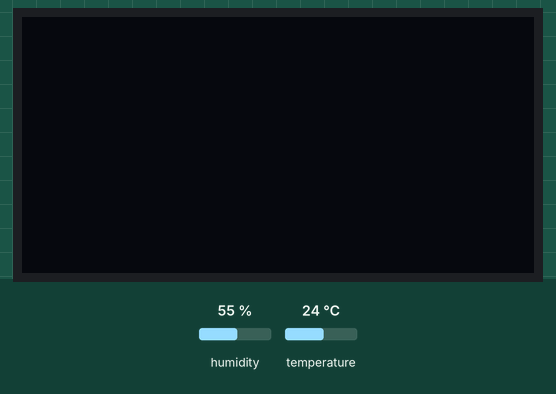
A program run on a simulated MicroPython board. Parts: 128×64 one-colour display. The test bench sets the inputs (shaded band); at power-on: humidity 55 %, temperature 24 °C. The OLED is the two-colour kind (top 16 rows yellow); what the program prints to the serial console is not drawn.

Above: at 1.2 s.
1.3 s: humidity set to 22 %
At 6.8 s:
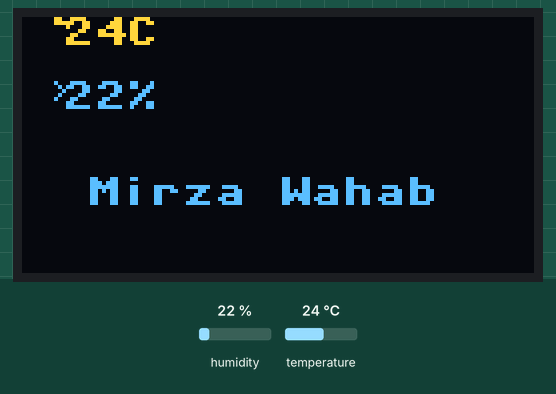
7.6 s: temperature set to 12 °C
At 11.6 s:
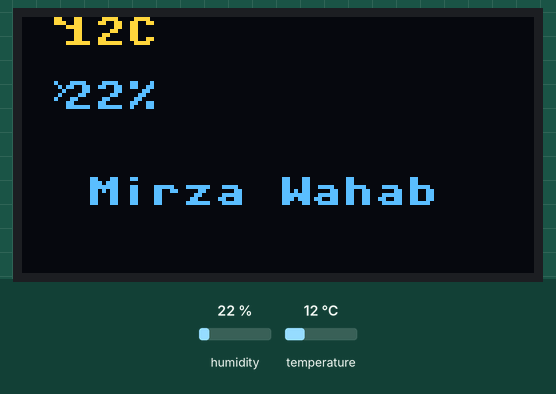
12.6 s: humidity set to 40 %
At 18.7 s:
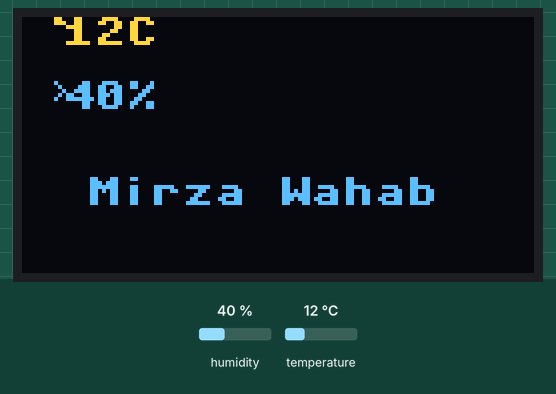
19.7 s: temperature set to 19 °C
Timing chart, 0 to 22.7 s (numbered marks = the images above; inputs shaded):
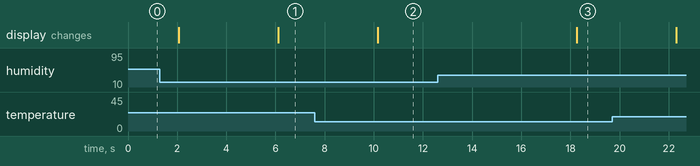

The program:

oled.py
```python
print("	ABDUL WAHAB 22-NTU-CS-1337")
#the ssd1306 library you're using does not support the blit() function for drawing custom icons.
#Since blit() is unavailable, we can directly draw pixel-based icons using framebuf.
import machine
import ssd1306
import dht
import time

# Define GPIO pins
DHT_PIN = 4  # DHT11 data pin
SCL_PIN = 9  # I2C Clock
SDA_PIN = 8  # I2C Data

# Initialize DHT11 sensor
dht_sensor = dht.DHT11(machine.Pin(DHT_PIN))

# Initialize I2C for OLED display
i2c = machine.SoftI2C(scl=machine.Pin(SCL_PIN), sda=machine.Pin(SDA_PIN))
oled = ssd1306.SSD1306_I2C(128, 64, i2c)

# Function to draw a simple temperature icon (°C)
def draw_temp_icon(x, y):
    oled.pixel(x, y, 1)
    oled.pixel(x+1, y, 1)
    oled.pixel(x, y+1, 1)
    oled.pixel(x+1, y+1, 1)
    oled.pixel(x+2, y+1, 1)
    oled.pixel(x+3, y+2, 1)

# Function to draw a simple humidity icon (💧)
def draw_humidity_icon(x, y):
    oled.pixel(x, y, 1)
    oled.pixel(x+1, y+1, 1)
    oled.pixel(x+2, y+2, 1)
    oled.pixel(x+1, y+3, 1)
    oled.pixel(x, y+4, 1)

# Main loop
while True:
    try:
        dht_sensor.measure()  # Read sensor values
        time.sleep(2)  # Allow sensor to stabilize
        temp = dht_sensor.temperature()
        humidity = dht_sensor.humidity()
        print("Temperature:", temp, "C | Humidity:", humidity, "%")

        # Clear OLED screen
        oled.fill(0)

        # 🌡️ Temperature Display
        draw_temp_icon(8, 0)  # Draw icon at (0,0)
        oled.text("{}C".format(temp), 10, 0)

        # 💧 Humidity Display
        draw_humidity_icon(8, 16)  # Draw icon at (0,16)
        oled.text("{}%".format(humidity), 10, 16)

        # Display Name
        oled.text("Mirza Wahab", 16, 40)

        oled.show()

    except Exception as e:
        print("Error reading DHT11 sensor:", e)

    time.sleep(2)  # Delay before next reading
```

Measured:
- after the input at 1.3 s, the display: first differs from a run without the input after 4.8 s (image 1)
- after the input at 7.6 s, the display: changes after 2.6 s (image 2)
- after the input at 12.6 s, the display: changes after 5.7 s (image 3)
